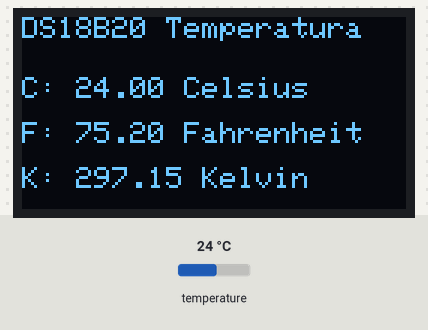
A sketch run on a simulated Arduino Uno, built with avr-gcc and run on an emulated ATmega328P. Shown: 128×64 one-colour display. Inputs (shaded band) come from the test bench; at power-on: temperature 24 °C. What the sketch prints to the serial monitor is not drawn.

Above: at 2.4 s.
2.5 s: temperature set to 12 °C
At 4.3 s:
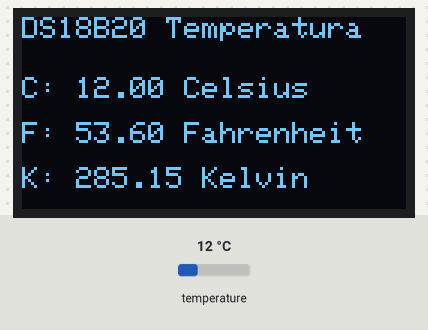
4.6 s: temperature set to 19 °C
At 6.7 s:
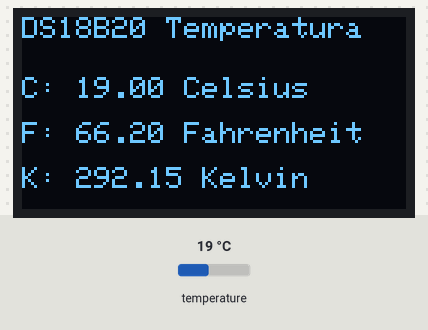
7.2 s: temperature set to 28 °C
At 8.7 s:
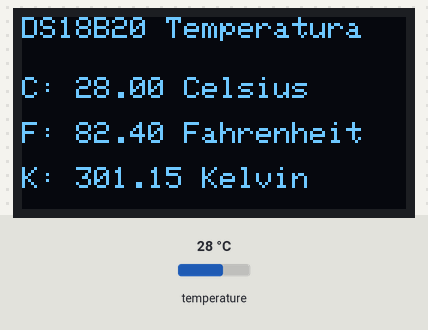
Timing chart, 0 to 10.2 s (numbered marks = the images above; inputs shaded):
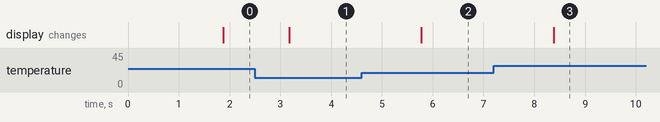

The sketch:

SensorOledTemperaturaGrausFaraday.ino
```cpp
/*==================== PROGRAM ==============================
* Program: <+name+>
* Date of Create: <+date+>
* Update in: <+update+>
* Author:Jefferson Bezerra dos Santos
* Description: <+description+>
*===========================================================
*/

#include <Arduino.h>
#include <Wire.h>
#include <Adafruit_GFX.h>
#include <Adafruit_SSD1306.h>

#include <OneWire.h>
#include <DallasTemperature.h>

// ---------------------- DS18B20 ----------------------------
#define ONE_WIRE_BUS 2
OneWire oneWire(ONE_WIRE_BUS);
DallasTemperature sensors(&oneWire);

// ---------------------- OLED -------------------------------
#define SCREEN_WIDTH 128
#define SCREEN_HEIGHT 64

// Endereço I2C padrão do SSD1306 é 0x3C
Adafruit_SSD1306 display(SCREEN_WIDTH, SCREEN_HEIGHT, &Wire, -1);

void setup() {
  Serial.begin(9600);

  sensors.begin();

  if(!display.begin(SSD1306_SWITCHCAPVCC, 0x3C)) {
    Serial.println(F("Erro ao iniciar o OLED"));
    for(;;);
  }

  display.clearDisplay();
  display.setTextColor(SSD1306_WHITE);
  display.setTextSize(1);
  display.setCursor(0,0);
  display.println("Iniciando...");
  display.display();
  delay(1000);
}

void loop() {
  sensors.requestTemperatures();
  float tempC = sensors.getTempCByIndex(0);

  // Conversões
  float tempF = tempC * 9.0 / 5.0 + 32.0;     // Fahrenheit
  float tempK = tempC + 273.15;              // Kelvin

  // Saída Serial
  Serial.print("Celsius: "); Serial.print(tempC); Serial.print(" °C, ");
  Serial.print("Fahrenheit: "); Serial.print(tempF); Serial.print(" °F, ");
  Serial.print("Kelvin: "); Serial.print(tempK); Serial.println(" K");

  // ----------- Exibe no OLED -----------
  display.clearDisplay();

  display.setTextSize(1);

  display.setCursor(0,0);
  display.println("DS18B20 Temperatura");

  display.setTextSize(1);
  display.setCursor(0,20);
  display.print("C: ");
  display.print(tempC);
  display.println(" Celsius");

  display.setCursor(0,35);
  display.print("F: ");
  display.print(tempF);
  display.println(" Fahrenheit");

  display.setCursor(0,50);
  display.print("K: ");
  display.print(tempK);
  display.println(" Kelvin");

  display.display();

  delay(500);
}
```

Measured:
- after the input at 2.5 s, the display: changes after 0.68 s (image 1)
- after the input at 4.6 s, the display: changes after 1.2 s (image 2)
- after the input at 7.2 s, the display: changes after 1.2 s (image 3)
